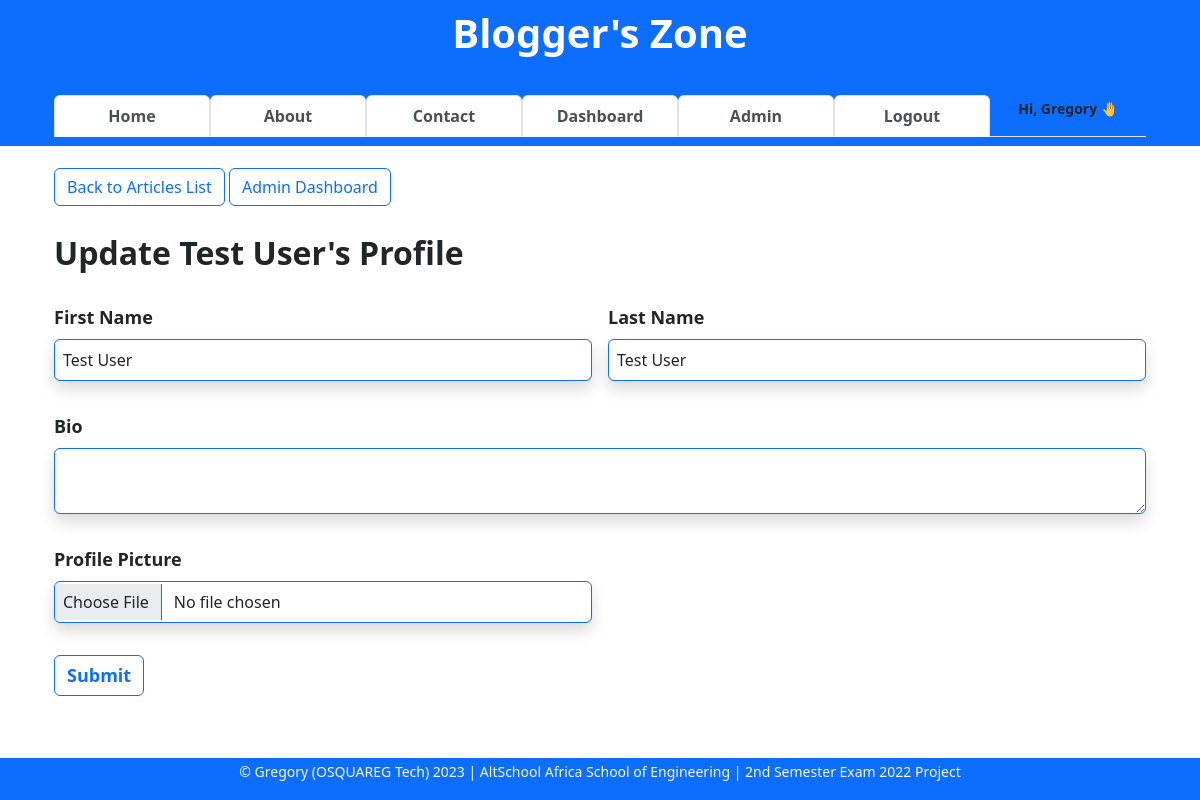
Page /admin-user/update/3 (signed in) on the earlier database version.
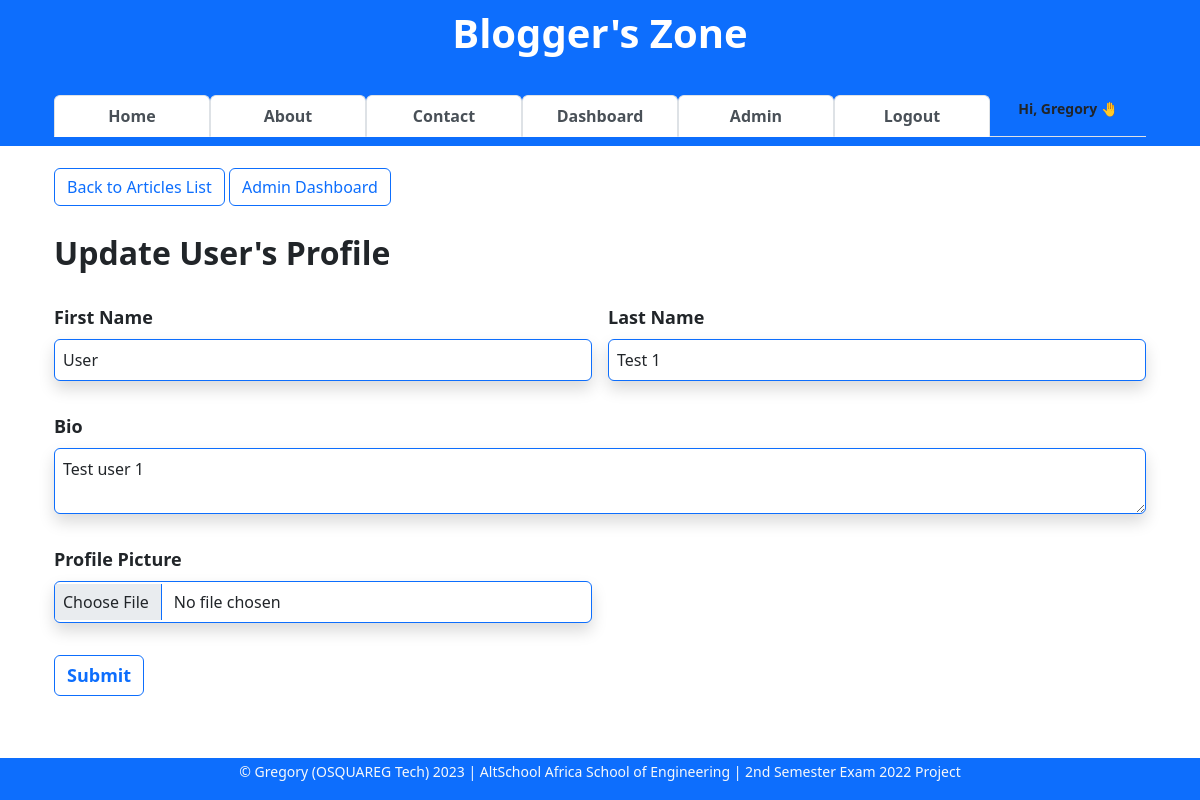
Same page on the later database version.
### app/models.py (models this page shows, shortened)
class User(db.Model, UserMixin):
    __tablename__ = "users"
    id = db.Column(db.Integer, primary_key=True)
    firstname = db.Column(db.String(255), nullable=False)
    lastname = db.Column(db.String(255), nullable=False)
    username = db.Column(db.String(25), nullable=False, unique=True)
    email = db.Column(db.Text(150), nullable=False, unique=True)
    password_hash = db.Column(db.Text(255), nullable=False, unique=True)
    bio = db.Column(db.Text(), nullable=True)
    date_joined = db.Column(db.DateTime, default=datetime.utcnow)
    is_active = db.Column(db.Boolean, default=True)
    is_admin = db.Column(db.Boolean, default=False)
    profile_pic = db.Column(db.String(), nullable=True)
    last_updated_by = db.Column(db.String)
    last_updated_on = db.Column(db.DateTime, onupdate=datetime.utcnow)
    articles = db.relationship("Article", backref="author")
    comments = db.relationship("Comment", backref="commenter")
    article_likes = db.relationship("ArticleLike", backref="art_liker")
    comment_likes = db.relationship("CommentLike", backref="com_liker")

### app/admin/admin_users.py (the view, shortened to what this page needs)
@blueprint.route("/update/<int:id>", methods=["GET", "POST"])
@login_required
def update(id):
    form = UserForm()
    user = User.query.get_or_404(id)
    if current_user.is_admin:
        form.firstname.data = user.firstname
        form.lastname.data = user.lastname
        form.bio.data = user.bio
    else:
        flash(f"You are not authorized to update this user profile!")
        return redirect(url_for("user.dashboard", id=user.id))
    context = {
        "form": form,
        "user": user,
    }
    return render_template("admin-update-user.html", **context)

### app/main.py (called while the page is built)
@login_man.user_loader
def user_loader(id):
    return User.query.get(int(id))

### app/admin/templates/admin-update-user.html (shortened to what this page needs)
{% extends 'base.html' %}
{% block content %}
<div class="container">
    <div>
        <a href="/#all-articles-list" class="btn btn-outline-primary mb-1 border border-primary">Back to Articles
            List</a>
        <a href="{{ url_for('admin.admin') }}" class="btn btn-outline-primary mb-1 border border-primary">Admin
            Dashboard</a>
    </div>
    <br>
    <div class="form-group">
        <div class="form-group">
            <h2 style="font-weight:bold">Update {{ user.firstname }}'s Profile</h2>
        </div>
        <br>
        <form class="row g-3" action="{{ url_for('admin-users.update', id=user.id) }}" method="POST"
            enctype="multipart/form-data">
            <div class="col-md-6">
                {{ form.firstname.label(class="form-label", style="font-weight:bold; font-size:18px") }}
                {{ form.firstname(class="form-control shadow p-2 mb-3 bg-body rounded border border-primary") }}
            </div>
            <div class="col-md-6">
                {{ form.lastname.label(class="form-label", style="font-weight:bold; font-size:18px") }}
                {{ form.lastname(class="form-control shadow p-2 mb-3 bg-body rounded border border-primary") }}
            </div>
            <div class="row-cols-auto">
                {{ form.bio.label(class="form-label", style="font-weight:bold; font-size:18px") }}
                {{ form.bio(class="form-control shadow p-2 mb-3 bg-body rounded border border-primary") }}
            </div>
            <div class="col-md-6">
                {{ form.profile_pic.label(class="form-label", style="font-weight:bold; font-size:18px") }}
                {{ form.profile_pic(class="form-control shadow p-2 mb-3 bg-body rounded border border-primary", value=user.profile_pic) }}
            </div>
            <div class="row-cols-7">
                {{ form.submit(class="btn btn btn-outline-primary border border-primary", style="font-weight:bold; font-size:18px") }}
            </div>
        </form>
    </div>
</div>
{% endblock content %}

Differences in the rows shown:
changed User: firstname "Test User" → "User"; lastname "Test User" → "Test 1"; bio (not shown) → "Test user 1"
